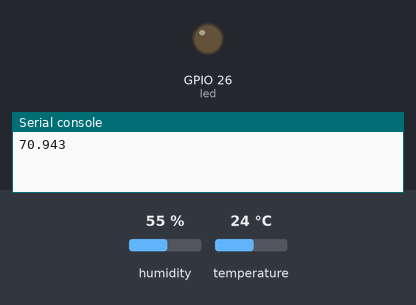
A program run on a simulated ESP32 board running MicroPython. Parts: output pins drawn as LEDs (lit = HIGH), the last lines printed to the serial console. The inputs (shaded band) are chosen by the test bench; at power-on: temperature 24 °C, humidity 55 %.

Above: at 1.2 s.
1.3 s: temperature set to 28 °C
At 2.4 s:
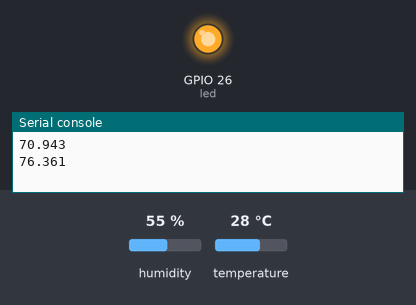
4.0 s: humidity set to 46 %
6.7 s: humidity set to 43 %
At 9.3 s:
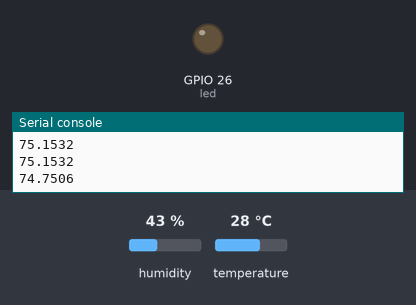
9.6 s: humidity set to 68 %
At 10.5 s:
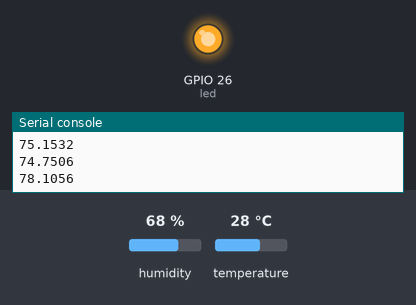
Timing chart, 0 to 12.6 s (numbered marks = the images above; inputs shaded):
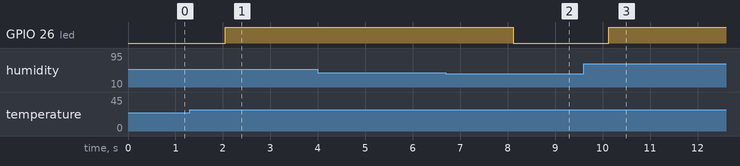

The program:

design_comfort.py
```python
from machine import Pin
import time
import dht

dht11 = dht.DHT11(Pin(13))
led = Pin(26, Pin.OUT)

while True:
    dht11.measure()
    t = dht11.temperature()
    h = dht11.humidity()
    di = 0.81 * t + 0.01 * h * (0.99 * t - 14.3) + 46.3
    print(di)
    if di >= 75:
        led.value(1)
    else:
        led.value(0)
    time.sleep(2)
```

Measured:
- the behaviour switches between 26 and 27 °C on temperature (found by bisection; images 0 and 1)
- the behaviour switches between 45 and 44 % on humidity (found by bisection; images 1 and 2)
- after the input at 1.3 s, GPIO 26 (led): LOW → HIGH after 0.75 s
- after the input at 6.7 s, GPIO 26 (led): HIGH → LOW after 1.4 s
- after the input at 9.6 s, GPIO 26 (led): LOW → HIGH after 0.53 s
